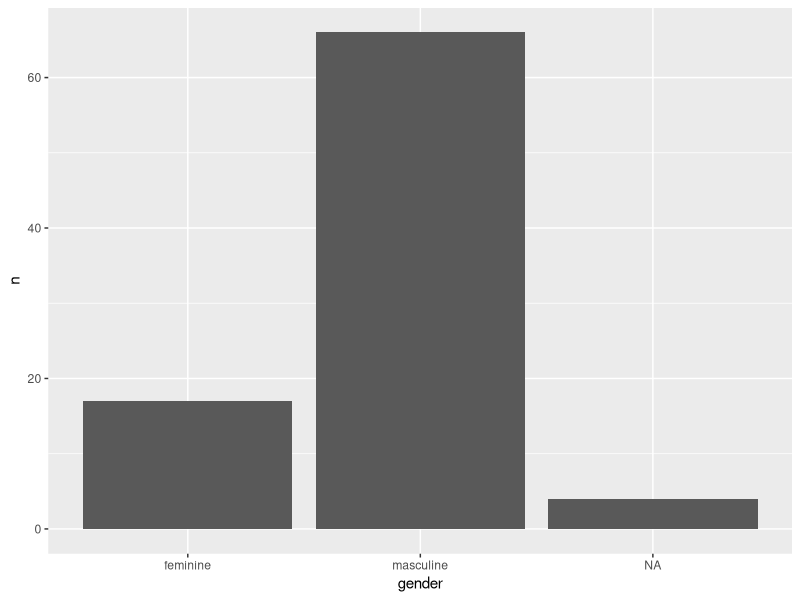

Write R code to recreate this figure. (Note: this script raises an error after producing the figure.)
# Tue Oct 13 16:27:38 2020 ------------------------------
# Data Visualization in R
# SOC500 Workshop
# John A. Bernau
# Data wrangling with the tidyverse
# -------------------------------------------------------

# setup
# install.packages("dplyr")
# install.packages("tidyr")
# install.packages("ggplot2")
require(dplyr)
require(tidyr)
require(ggplot2)

# alternatively...
# install.packages("tidyverse")
require(tidyverse)

# built-in datasets in dplyr
starwars
storms

# various ways to examine data
head(starwars, n = 10) # first N rows
names(starwars) # variable names
count(storms, status) # tabulate data
count(storms, year)
count(storms, year, status)

# the pipe operator "%>%" takes the output of a command and inserts it as first argument of next command
# these two lines are equivalent:
sample_n(storms, size = 20)
storms %>% sample_n(size = 20)


# -------------------- TEN ESSENTIAL DATA WRANGLING VERBS ---------------------
# save data in local environment
starwars <- starwars

# 1. select() to keep or remove variables
starwars %>% select(name, gender, homeworld, species)
starwars %>% select(-films, -vehicles, -starships)
starwars %>% select(name, species, gender, everything())

# 2. rename() to rename variables
starwars %>% rename(planet = homeworld)
starwars %>% rename(yob = birth_year)

# NOTE: these changes are being printed but not saved unless the output is stored as a new object
starwars_cleaned <- starwars %>% 
  select(name, gender, birth_year, homeworld, species) %>% 
  rename(planet = homeworld, yob = birth_year)

# 3. arrange() to sort data
starwars %>% arrange(mass)
starwars %>% arrange(desc(mass))

# 4. filter() to filter data
starwars %>% filter(mass < 100)
starwars %>% filter(hair_color == "blond")
starwars %>% filter(startsWith(name, "B"))
starwars %>% filter(gender == "male", startsWith(name, "B"), height < 190)

# 5. mutate() to create new variables
starwars %>% mutate(mass2 = mass^2)
starwars %>% mutate(mass_per_cm = mass / height)
starwars %>% mutate(species = toupper(species))

# 6. factor() to manually set levels and labels of a factor
# NOTE: there is also a tidyverse package to work with factors called "forcats"
class(starwars$gender)

starwars %>% count(gender) %>%  ggplot(aes(gender, n)) + geom_bar(stat = "identity")

starwars$gender <- factor(starwars$gender, levels = c("male", "female", "hermaphrodite", "none", "NA"))

starwars$gender <- factor(starwars$gender, levels = c("male", "female", "hermaphrodite", "none", "NA"), 
                          labels = c("M", "F", "H", "none", "NA"))

# 7. summarize() to create new variables and summarize data
starwars %>% summarize(avg_mass = mean(mass))
starwars %>% filter(!is.na(mass)) %>% summarize(avg_mass = mean(mass))
mean(starwars$mass, na.rm = TRUE) # easier for non-grouped data

# 8. group_by() to group by varaibles
starwars %>% group_by(homeworld) %>% summarize(avg_mass = mean(mass))
starwars %>% filter(!is.na(mass)) %>% group_by(homeworld) %>% summarize(avg_mass = mean(mass))

# 9. gather() to collapse columns into rows
swg <- starwars %>% 
  select(name, mass, hair_color, gender, homeworld, species) %>% 
  gather(key = "var", value = "value", gender:species) %>% 
  arrange(name)

# 10. spread() to convert rows into columns
swg %>% spread(key = var, value = value)

# NOTE: gather() and spread() have been replaced by the "pivot" functions
vignette("pivot")

# EXERCISES ------------------------------------------------------

# starwars: what is the average mass of each species?

# starwars: how many humans have brown eyes?

# starwars: how many brown-eyed humans are male / female?

# storms: what was the average windspeed for hurricanes in each year?

